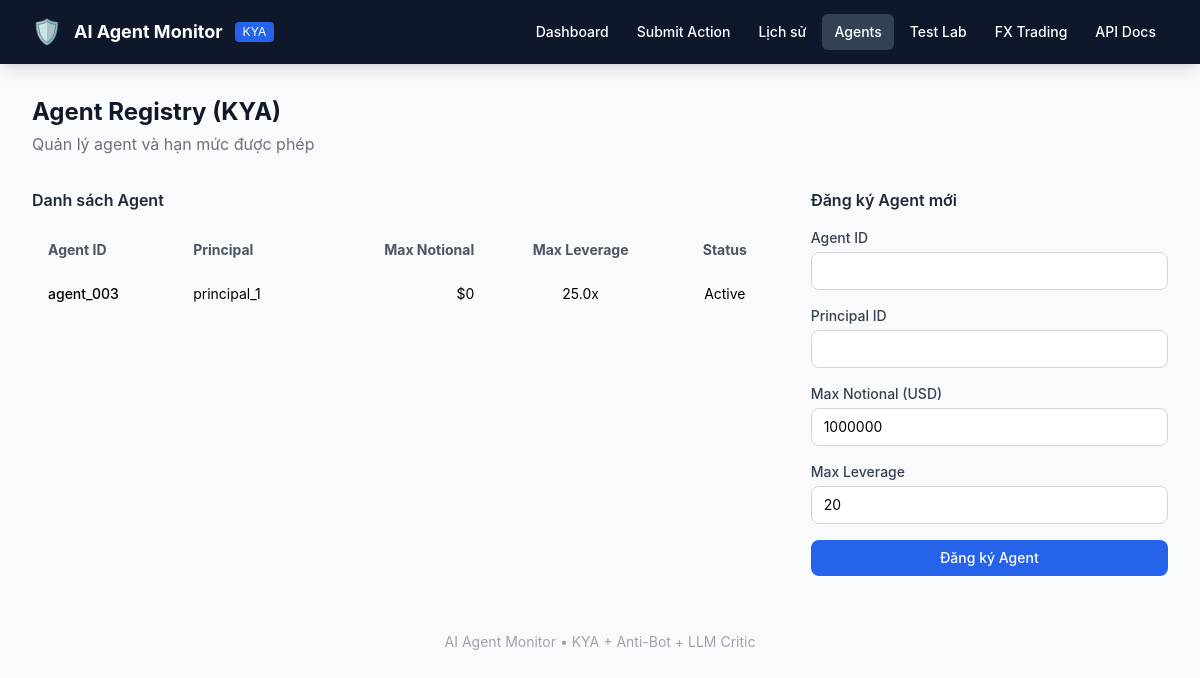
The app's page /agents with its own data.
### src/database.py (models this page shows)
class AgentRegistry(Base):
    __tablename__ = "agent_registry"
    id = Column(Integer, primary_key=True, index=True)
    agent_id = Column(String(64), unique=True, index=True, nullable=False)
    principal_id = Column(String(64), index=True)
    agent_type = Column(String(32), default="hybrid")
    max_notional_per_trade = Column(Float, default=500_000)
    max_notional_daily = Column(Float, default=2_000_000)
    max_leverage = Column(Float, default=20.0)
    max_trades_per_hour = Column(Integer, default=30)
    max_trades_per_day = Column(Integer, default=200)
    allowed_pairs = Column(JSON, default=list)
    allowed_action_types = Column(JSON, default=list)
    max_drawdown_pct = Column(Float, default=10.0)
    require_human_approval_above = Column(Float, default=300_000)
    is_active = Column(Boolean, default=True)
    risk_tier = Column(String(16), default="STANDARD")
    created_at = Column(DateTime, default=datetime.utcnow)
    updated_at = Column(DateTime, default=datetime.utcnow, onupdate=datetime.utcnow)
    notes = Column(Text, nullable=True)

### src/web.py (the view)
@router.get("/agents", response_class=HTMLResponse)
def agents_page(request: Request, db: Session = Depends(get_db)):
    try:
        agents = db.query(AgentRegistry).all()
    except Exception:
        agents = []
    return templates.TemplateResponse(
        request=request,
        name="agents.html",
        context={"agents": agents, "message": None, "success": False},
    )

### templates/agents.html (shortened to what this page needs)
{% extends "base.html" %}
{% block content %}
<div class="mb-8 flex justify-between items-center">
    <div>
        <h1 class="text-2xl font-bold text-gray-900">Agent Registry (KYA)</h1>
        <p class="text-gray-500 mt-1">Quản lý agent và hạn mức được phép</p>
    </div>
</div>
<div class="grid grid-cols-1 lg:grid-cols-3 gap-8">
    <div class="lg:col-span-2 card">
        <h3 class="font-semibold text-gray-800 mb-4">Danh sách Agent</h3>
        <div class="overflow-x-auto">
            <table class="min-w-full text-sm">
                <thead class="bg-gray-50 text-gray-600">
                    <tr>
                        <th class="px-4 py-3 text-left">Agent ID</th>
                        <th class="px-4 py-3 text-left">Principal</th>
                        <th class="px-4 py-3 text-right">Max Notional</th>
                        <th class="px-4 py-3 text-center">Max Leverage</th>
                        <th class="px-4 py-3 text-center">Status</th>
                    </tr>
                </thead>
                <tbody class="divide-y divide-gray-100">
                    {% for a in agents %}
                    <tr class="hover:bg-gray-50">
                        <td class="px-4 py-3 font-medium">{{ a.agent_id }}</td>
                        <td class="px-4 py-3">{{ a.principal_id }}</td>
                        <td class="px-4 py-3 text-right">${{ "{:,.0f}".format(a.max_notional_usd or 0) }}</td>
                        <td class="px-4 py-3 text-center">{{ a.max_leverage }}x</td>
                        <td class="px-4 py-3 text-center">
                            {% if a.is_active %}
                                <span class="badge-allow">Active</span>
                            {% else %}
                                <span class="badge-block">Inactive</span>
                            {% endif %}
                        </td>
                    </tr>
                    {% else %}
                    <tr>
                        <td colspan="5" class="px-4 py-8 text-center text-gray-400">Chưa có agent nào</td>
                    </tr>
                    {% endfor %}
                </tbody>
            </table>
        </div>
    </div>
    <div class="card">
        <h3 class="font-semibold text-gray-800 mb-4">Đăng ký Agent mới</h3>
        <form method="POST" action="/agents" class="space-y-4">
            <div>
                <label class="block text-sm font-medium text-gray-700 mb-1">Agent ID</label>
                <input type="text" name="agent_id" required
                       class="w-full border border-gray-300 rounded-lg px-3 py-2 text-sm">
            </div>
            <div>
                <label class="block text-sm font-medium text-gray-700 mb-1">Principal ID</label>
                <input type="text" name="principal_id" required
                       class="w-full border border-gray-300 rounded-lg px-3 py-2 text-sm">
            </div>
            <div>
                <label class="block text-sm font-medium text-gray-700 mb-1">Max Notional (USD)</label>
                <input type="number" name="max_notional_usd" value="1000000" step="10000"
                       class="w-full border border-gray-300 rounded-lg px-3 py-2 text-sm">
            </div>
            <div>
                <label class="block text-sm font-medium text-gray-700 mb-1">Max Leverage</label>
                <input type="number" name="max_leverage" value="20" step="1"
                       class="w-full border border-gray-300 rounded-lg px-3 py-2 text-sm">
            </div>
            <button type="submit"
                    class="w-full bg-blue-600 hover:bg-blue-700 text-white font-medium py-2 px-4 rounded-lg text-sm">
                Đăng ký Agent
            </button>
        </form>
    </div>
</div>
{% endblock %}

### templates/base.html (style rules this page uses)
body { font-family: 'Inter', system-ui, sans-serif; }
.card { @apply bg-white rounded-xl shadow-sm border border-gray-100 p-5; }
.badge-allow { @apply bg-green-100 text-green-800 px-2 py-1 rounded-full text-xs font-medium; }

### records on screen
AgentRegistry: agent_id "agent_003", principal_id "principal_1", max_notional_usd "0", max_leverage "25.0", is_active "Active"
